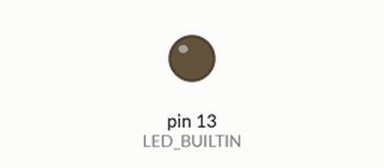
Recording of a sketch running on a simulated Arduino Uno, built with avr-gcc and run on an emulated ATmega328P. Shown: output pins drawn as LEDs (lit = HIGH).

Above: at 0.6 s.
At 2.32 s:
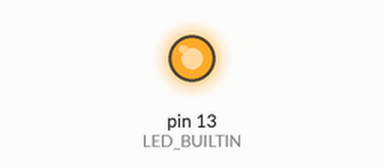
Timing chart, 0 to 3.0 s (numbered marks = the images above):
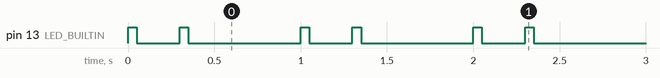

Measured:
- by itself, pin 13 (LED_BUILTIN): repeats every 1.0 s: LOW 0.25 s, HIGH 0.05 s, LOW 0.65 s, HIGH 0.05 s
- by itself, everything shown: repeats every 1.0 s, in 4 steps

The sketch:

prominitest.ino
```cpp
void setup() {
  pinMode(LED_BUILTIN, OUTPUT);
}

void loop() {
  digitalWrite(LED_BUILTIN, HIGH);
  delay(50);
  digitalWrite(LED_BUILTIN, LOW);
  delay(250);
  digitalWrite(LED_BUILTIN, HIGH);
  delay(50);
  digitalWrite(LED_BUILTIN, LOW);
  delay(650);
}
```
